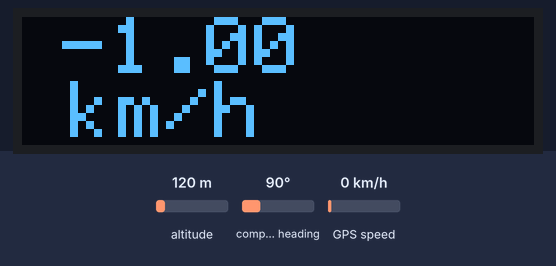
Bench run of a sketch on a simulated Arduino Uno, built with avr-gcc and run on an emulated ATmega328P. On the bench: 128×32 one-colour display. The inputs (shaded band) are chosen by the test bench; at power-on: GPS speed 0 km/h, altitude 120 m, compass heading 90°. Storage starts empty; the GPS gets a fix after 3 s at 37.7749, -122.4194 with 8 satellites; what the sketch prints to the serial monitor is not drawn.

Above: at 2.1 s.
At 3.2 s:
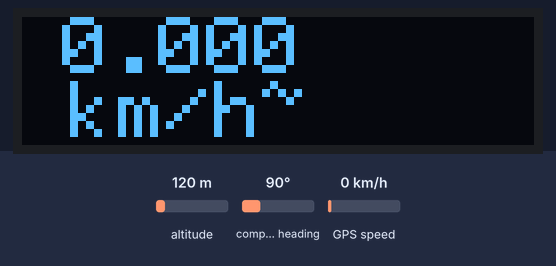
3.3 s: GPS speed set to 2 km/h
At 4.8 s:
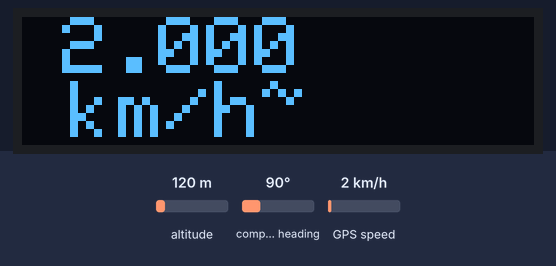
5.6 s: GPS speed set to 30 km/h
At 6.8 s:
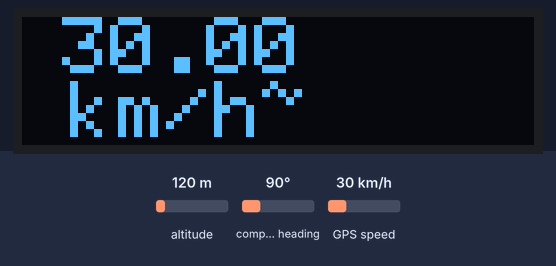
7.7 s: GPS speed set to 60 km/h
At 8.7 s:
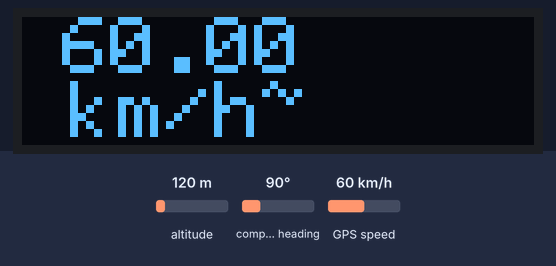
Timing chart, 0 to 10.7 s (numbered marks = the images above; inputs shaded):
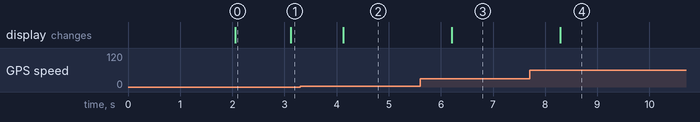

Measured:
- after the input at 3.3 s, the display: changes after 0.83 s (image 2)
- after the input at 5.6 s, the display: changes after 0.61 s (image 3)
- after the input at 7.7 s, the display: changes after 0.58 s (image 4)
- what the display in image 0 shows lasts 1.0 s, from 2.1 s to 3.1 s

The sketch:

GPS-Speed-Logger-and-Tracker.ino
```cpp
#include <TinyGPS.h>
#include <SoftwareSerial.h>

#include <SPI.h>
#include <SD.h>

#include "SSD1306Ascii.h" //I need to buy whoever made this libary a beer
#include "SSD1306AsciiAvrI2c.h"

#define I2C_ADDRESS 0x3C
SSD1306AsciiAvrI2c oled;


float flat, flon;
unsigned long age;


TinyGPS gps;
File myFile;
String fileName = "trip-log.csv";

// The serial connection to the GPS device
SoftwareSerial ss(3, 2);

void setup()
{

  oled.begin(&Adafruit128x32, I2C_ADDRESS);
  Serial.begin(115200);
  ss.begin(9600);
  delay(2000);
  while(!SD.begin(9)) {
    delay(500);
    Serial.println("initialization failed!");
  }


}

void loop()
{

  printFloat(gps.f_speed_kmph(), TinyGPS::GPS_INVALID_F_SPEED, 6, 2);

  gps.f_get_position(&flat, &flon, &age);

  smartDelay(1000);

}

// This custom version of delay() ensures that the gps object
// is being "fed".
static void smartDelay(unsigned long ms)
{
  unsigned long start = millis();
  do
  {
    while (ss.available())
      gps.encode(ss.read());
  } while (millis() - start < ms);
}

static void printFloat(float val, bool valid, int len, int prec)
{
  String mySpeed = String(val,prec);

  myFile = SD.open("log.csv", FILE_WRITE);
  oled.setFont(Adafruit5x7);
  oled.set2X();
  oled.setCursor(10,0);

  if (!valid)
  {
    while (len-- > 1){
      oled.print('*');
    }
    oled.print(' ');
  }
  else
  {
    oled.println(val, prec);
    oled.print(" km/h");

    if(mySpeed == "-1.00")
      return;

    Serial.print(val, prec);
    Serial.print(", ");

    Serial.print(print_date(gps));
    Serial.print(",");
    Serial.print(val, prec);
    Serial.print(",");
    Serial.print(flat,6);
    Serial.print(",");
    Serial.println(flon,6);

    if(myFile) {
      myFile.print(print_date(gps));
      myFile.print(",");
      myFile.print(val, prec);
      myFile.print(",");
      myFile.print(flat,6);
      myFile.print(",");
      myFile.println(flon,6);
      myFile.close();

      Serial.println("SD WRITE");
      oled.print("~");
    }

    int vi = abs((int)val);
    int flen = prec + (val < 0.0 ? 2 : 1); // . and -
    flen += vi >= 1000 ? 4 : vi >= 100 ? 3 : vi >= 10 ? 2 : 1;
    for (int i=flen; i<len; ++i){
      oled.print(' ');
    }
  }
  smartDelay(0);
}

static String print_date(TinyGPS &gps)
{
  int year;
  byte month, day, hour, minute, second, hundredths;
  unsigned long age;
  gps.crack_datetime(&year, &month, &day, &hour, &minute, &second, &hundredths, &age);
  if (age == TinyGPS::GPS_INVALID_AGE)
    Serial.print("********** ******** ");
  else
  {
    char sz[32];
    sprintf(sz, "%02d_%02d_%02d",
        hour, minute, second);
    return(sz);
  }
  smartDelay(0);
}
```
